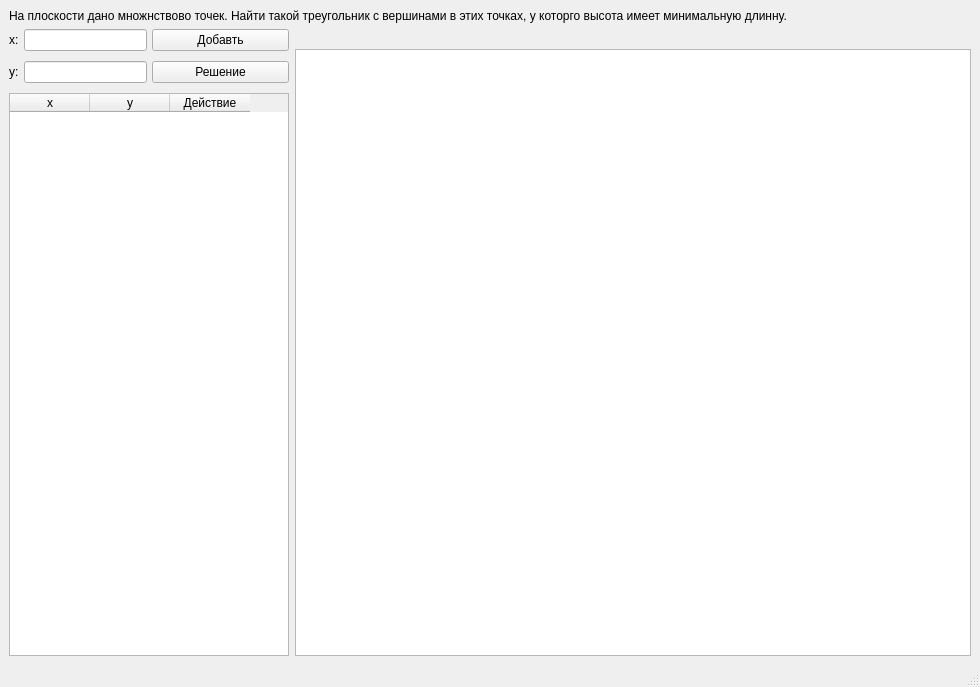
<?xml version="1.0" encoding="UTF-8"?>
<ui version="4.0">
 <class>MainWindow</class>
 <widget class="QMainWindow" name="MainWindow">
  <property name="geometry">
   <rect>
    <x>0</x>
    <y>0</y>
    <width>980</width>
    <height>687</height>
   </rect>
  </property>
  <property name="sizePolicy">
   <sizepolicy hsizetype="Minimum" vsizetype="Preferred">
    <horstretch>0</horstretch>
    <verstretch>0</verstretch>
   </sizepolicy>
  </property>
  <property name="windowTitle">
   <string>MainWindow</string>
  </property>
  <widget class="QWidget" name="centralwidget">
   <layout class="QVBoxLayout" name="verticalLayout">
    <item>
     <widget class="QLabel" name="TaskLabel">
      <property name="text">
       <string>На плоскости дано множнствово точек. Найти такой треугольник с вершинами в этих точках, у которго высота имеет минимальную длинну.</string>
      </property>
     </widget>
    </item>
    <item>
     <layout class="QHBoxLayout" name="WorkLayout">
      <item>
       <layout class="QVBoxLayout" name="ControlLayout">
        <property name="spacing">
         <number>10</number>
        </property>
        <item>
         <layout class="QHBoxLayout" name="InputLayot" stretch="0,0">
          <property name="spacing">
           <number>5</number>
          </property>
          <item>
           <layout class="QFormLayout" name="formLayout">
            <property name="verticalSpacing">
             <number>10</number>
            </property>
            <item row="0" column="0">
             <widget class="QLabel" name="xLabel">
              <property name="sizePolicy">
               <sizepolicy hsizetype="Minimum" vsizetype="Minimum">
                <horstretch>0</horstretch>
                <verstretch>0</verstretch>
               </sizepolicy>
              </property>
              <property name="text">
               <string>x:</string>
              </property>
             </widget>
            </item>
            <item row="0" column="1">
             <widget class="QLineEdit" name="xLineEdit">
              <property name="enabled">
               <bool>true</bool>
              </property>
              <property name="sizePolicy">
               <sizepolicy hsizetype="Preferred" vsizetype="Fixed">
                <horstretch>0</horstretch>
                <verstretch>0</verstretch>
               </sizepolicy>
              </property>
              <property name="maxLength">
               <number>10</number>
              </property>
             </widget>
            </item>
            <item row="1" column="0">
             <widget class="QLabel" name="yLabel">
              <property name="sizePolicy">
               <sizepolicy hsizetype="Minimum" vsizetype="Minimum">
                <horstretch>0</horstretch>
                <verstretch>0</verstretch>
               </sizepolicy>
              </property>
              <property name="text">
               <string>y:</string>
              </property>
             </widget>
            </item>
            <item row="1" column="1">
             <widget class="QLineEdit" name="yLineEdit">
              <property name="sizePolicy">
               <sizepolicy hsizetype="Preferred" vsizetype="Fixed">
                <horstretch>0</horstretch>
                <verstretch>0</verstretch>
               </sizepolicy>
              </property>
             </widget>
            </item>
           </layout>
          </item>
          <item>
           <layout class="QVBoxLayout" name="ButtonLayout">
            <property name="spacing">
             <number>10</number>
            </property>
            <item>
             <widget class="QPushButton" name="AddPushButton">
              <property name="sizePolicy">
               <sizepolicy hsizetype="Minimum" vsizetype="Minimum">
                <horstretch>0</horstretch>
                <verstretch>0</verstretch>
               </sizepolicy>
              </property>
              <property name="text">
               <string>Добавть</string>
              </property>
             </widget>
            </item>
            <item>
             <widget class="QPushButton" name="DrawPushButton">
              <property name="sizePolicy">
               <sizepolicy hsizetype="Minimum" vsizetype="Minimum">
                <horstretch>0</horstretch>
                <verstretch>0</verstretch>
               </sizepolicy>
              </property>
              <property name="text">
               <string>Решение</string>
              </property>
             </widget>
            </item>
           </layout>
          </item>
         </layout>
        </item>
        <item>
         <widget class="QTableWidget" name="PointTableWidget">
          <property name="sizePolicy">
           <sizepolicy hsizetype="Minimum" vsizetype="Expanding">
            <horstretch>0</horstretch>
            <verstretch>0</verstretch>
           </sizepolicy>
          </property>
          <property name="minimumSize">
           <size>
            <width>280</width>
            <height>0</height>
           </size>
          </property>
          <property name="autoScroll">
           <bool>false</bool>
          </property>
          <attribute name="horizontalHeaderVisible">
           <bool>true</bool>
          </attribute>
          <attribute name="horizontalHeaderCascadingSectionResizes">
           <bool>false</bool>
          </attribute>
          <attribute name="horizontalHeaderMinimumSectionSize">
           <number>20</number>
          </attribute>
          <attribute name="horizontalHeaderDefaultSectionSize">
           <number>80</number>
          </attribute>
          <column>
           <property name="text">
            <string>x</string>
           </property>
          </column>
          <column>
           <property name="text">
            <string>y</string>
           </property>
          </column>
          <column>
           <property name="text">
            <string>Действие</string>
           </property>
          </column>
         </widget>
        </item>
       </layout>
      </item>
      <item>
       <layout class="QVBoxLayout" name="ResLayout">
        <item>
         <widget class="QLabel" name="ResLabel">
          <property name="text">
           <string/>
          </property>
         </widget>
        </item>
        <item>
         <widget class="QGraphicsView" name="ResPaint"/>
        </item>
       </layout>
      </item>
     </layout>
    </item>
   </layout>
  </widget>
  <widget class="QMenuBar" name="menubar">
   <property name="geometry">
    <rect>
     <x>0</x>
     <y>0</y>
     <width>980</width>
     <height>21</height>
    </rect>
   </property>
  </widget>
  <widget class="QStatusBar" name="statusbar"/>
 </widget>
 <resources/>
 <connections/>
</ui>
